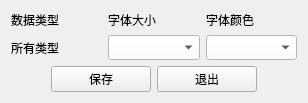
<?xml version="1.0" encoding="UTF-8"?>
<ui version="4.0">
 <class>Dlg_OsdFontSetting</class>
 <widget class="QWidget" name="Dlg_OsdFontSetting">
  <property name="geometry">
   <rect>
    <x>0</x>
    <y>0</y>
    <width>358</width>
    <height>186</height>
   </rect>
  </property>
  <property name="windowTitle">
   <string>Dlg_OsdFontSetting</string>
  </property>
  <layout class="QVBoxLayout" name="verticalLayout" stretch="1,0">
   <property name="sizeConstraint">
    <enum>QLayout::SetFixedSize</enum>
   </property>
   <item>
    <layout class="QGridLayout" name="gridLayout">
     <item row="1" column="0">
      <widget class="QLabel" name="label">
       <property name="text">
        <string>所有类型</string>
       </property>
      </widget>
     </item>
     <item row="0" column="1">
      <widget class="QLabel" name="label_3">
       <property name="text">
        <string>字体大小</string>
       </property>
      </widget>
     </item>
     <item row="0" column="0">
      <widget class="QLabel" name="label_2">
       <property name="maximumSize">
        <size>
         <width>100</width>
         <height>25</height>
        </size>
       </property>
       <property name="text">
        <string>数据类型</string>
       </property>
      </widget>
     </item>
     <item row="0" column="2">
      <widget class="QLabel" name="label_4">
       <property name="text">
        <string>字体颜色</string>
       </property>
      </widget>
     </item>
     <item row="1" column="1">
      <widget class="QComboBox" name="cmb_font">
       <property name="minimumSize">
        <size>
         <width>0</width>
         <height>25</height>
        </size>
       </property>
       <property name="styleSheet">
        <string notr="true">QComboBox
{
	background-color: rgb(255, 255, 255);
}
QComboBox QAbstractItemView::item {
    height: 30px;
}</string>
       </property>
      </widget>
     </item>
     <item row="1" column="2">
      <widget class="QComboBox" name="cmb_fontColor">
       <property name="minimumSize">
        <size>
         <width>0</width>
         <height>25</height>
        </size>
       </property>
       <property name="styleSheet">
        <string notr="true">QComboBox
{
	background-color: rgb(255, 255, 255);
}
QComboBox QAbstractItemView::item {
    height: 30px;
}</string>
       </property>
      </widget>
     </item>
    </layout>
   </item>
   <item>
    <layout class="QHBoxLayout" name="horizontalLayout">
     <item>
      <spacer name="horizontalSpacer_2">
       <property name="orientation">
        <enum>Qt::Horizontal</enum>
       </property>
       <property name="sizeHint" stdset="0">
        <size>
         <width>40</width>
         <height>20</height>
        </size>
       </property>
      </spacer>
     </item>
     <item>
      <widget class="QPushButton" name="btn_save">
       <property name="minimumSize">
        <size>
         <width>100</width>
         <height>25</height>
        </size>
       </property>
       <property name="text">
        <string>保存</string>
       </property>
      </widget>
     </item>
     <item>
      <widget class="QPushButton" name="btn_exit">
       <property name="minimumSize">
        <size>
         <width>100</width>
         <height>25</height>
        </size>
       </property>
       <property name="text">
        <string>退出</string>
       </property>
      </widget>
     </item>
     <item>
      <spacer name="horizontalSpacer">
       <property name="orientation">
        <enum>Qt::Horizontal</enum>
       </property>
       <property name="sizeHint" stdset="0">
        <size>
         <width>40</width>
         <height>20</height>
        </size>
       </property>
      </spacer>
     </item>
    </layout>
   </item>
  </layout>
 </widget>
 <layoutdefault spacing="6" margin="11"/>
 <resources/>
 <connections/>
</ui>
